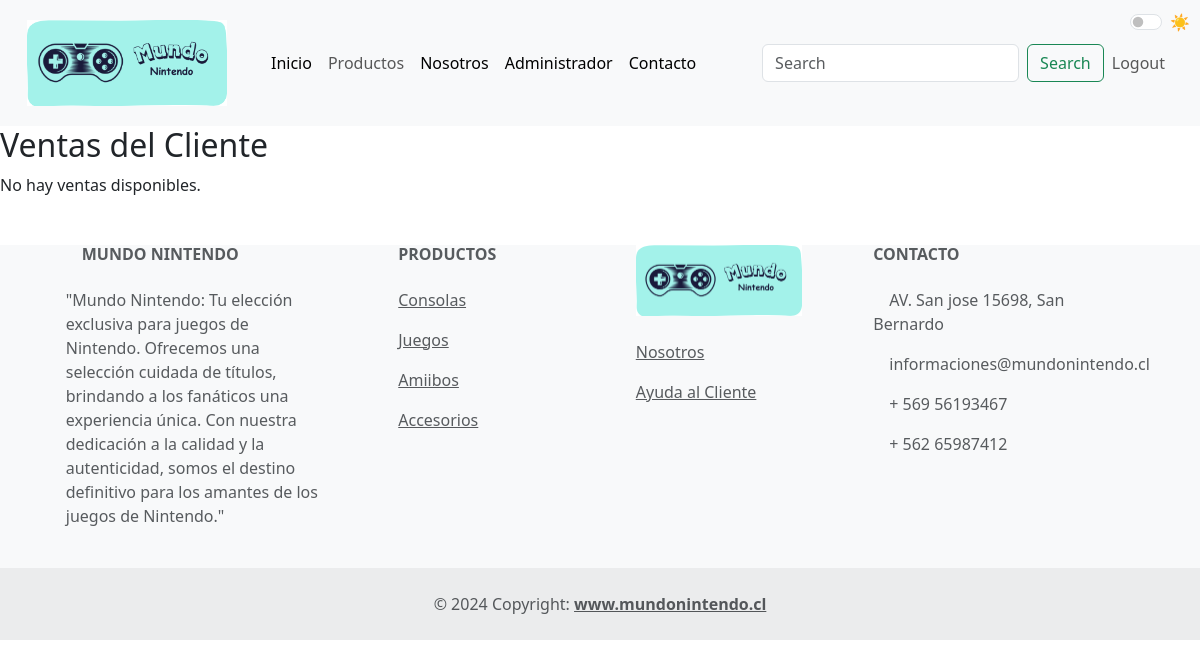
Page /accounts/ventas/ (signed in) on the earlier database version.
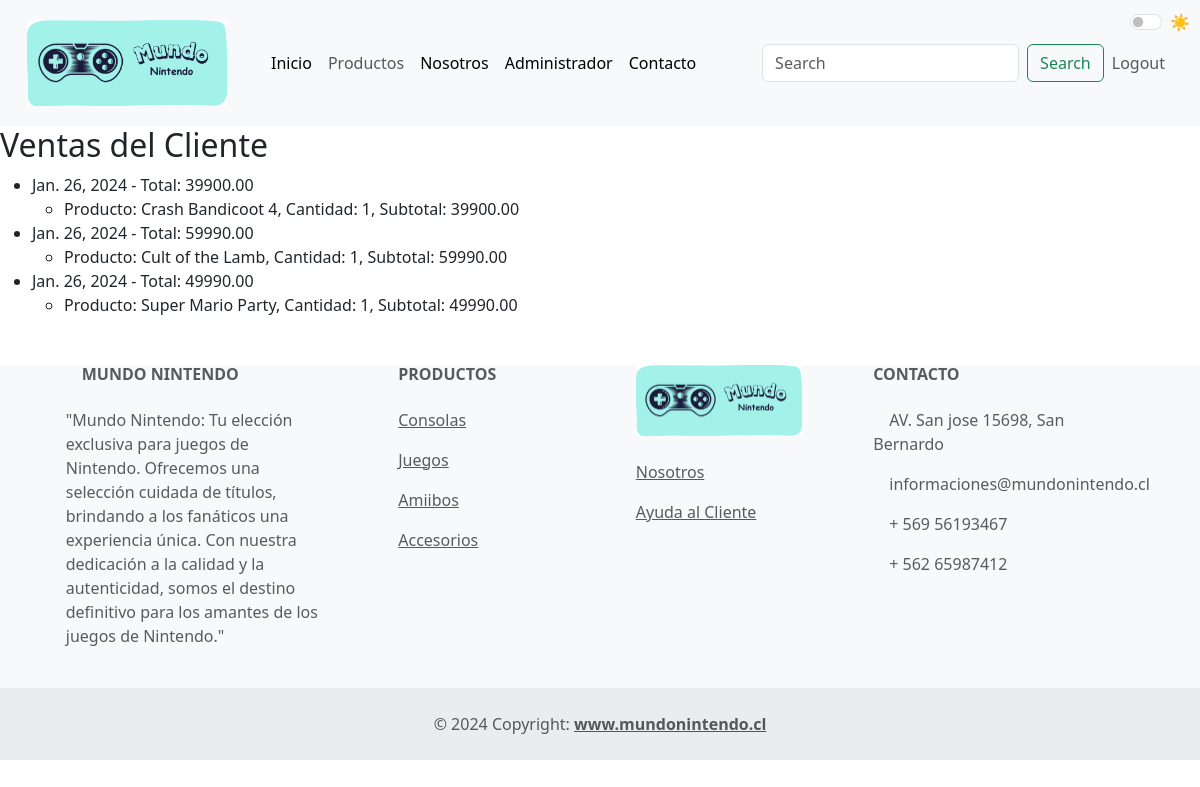
Same page on the later database version.
### app/models.py (models this page shows, shortened)
class Venta(models.Model):
    usuario = models.ForeignKey(CustomUser, on_delete=models.CASCADE)
    fecha_venta = models.DateField(auto_now_add=True)
    total_venta = models.DecimalField(max_digits=10, decimal_places=2, default=0)

class DetalleVenta(models.Model):
    venta = models.ForeignKey(Venta, related_name='detalles', on_delete=models.CASCADE)
    producto = models.ForeignKey(Producto, on_delete=models.CASCADE)
    cantidad = models.PositiveIntegerField(default=1)
    subtotal = models.DecimalField(max_digits=10, decimal_places=2, default=0)

class Producto(models.Model):
    nombre = models.CharField(max_length=100)
    proveedor = models.CharField(max_length=100)
    valor = models.DecimalField(max_digits=10, decimal_places=2)
    foto = models.ImageField(upload_to='productos/', null=True, blank=True)
    cantidad = models.PositiveIntegerField(default=0)

### app/views.py (the view)
# urls.py: path('ventas/', lista_ventas_cliente, name='lista_ventas_cliente'),
@login_required
def lista_ventas_cliente(request):
    ventas_cliente = Venta.objects.filter(usuario=request.user)
    return render(request, 'carrito.html', {'ventas_cliente': ventas_cliente})

### app/templates/carrito.html (shortened to what this page needs)
<!doctype html>
<html lang="en">
<head>
  {% load static %}
  <link href="https://cdn.jsdelivr.net/npm/bootstrap@5.3.0-alpha1/dist/css/bootstrap.min.css" rel="stylesheet"
>
  <link rel="stylesheet" href="{% static 'css/reloj.css' %}">
  <link rel="stylesheet" href="{% static 'css/cambio_color.css' %}">
</head>
<body>
  <nav class="navbar navbar-expand-lg bg-body-tertiary">
    <div class="container-fluid">
      <a class="navbar-brand" href="{% url 'listar_productos' %}"><img src="{% static 'img/Mundo nintendo (2).png' %}" alt=""
          style="width: 200px; height: auto;"></a>
      <div class="collapse navbar-collapse" id="navbarSupportedContent">
        <ul class="navbar-nav me-auto mb-2 mb-lg-0">
          <li class="nav-item">
            <a class="nav-link active" aria-current="page" href="{% url 'listar_productos' %}">Inicio</a>
          </li>
          <li class="nav-item">
            <a class="nav-link" aria-current="page" href="{% url 'catalogo' %}">Productos</a>
          </li>
          <li class="nav-item">
            <a class="nav-link active" aria-current="page" href="#ancla-nosotros">Nosotros</a>
          </li>
          {% if user.is_authenticated and user.is_staff %}
          <li class="nav-item">
              <a class="nav-link active" aria-current="page" href="{% url 'crear_producto' %}">Administrador</a>
          </li>
          {% endif %}
          <li class="nav-item">
            <a class="nav-link active" aria-current="page" href="contacto.html">Contacto</a>
          </li>
          <div class="form-check form-switch" style="position: absolute; top: 10px; right: 10px;">
            <input class="form-check-input" type="checkbox" id="modoOscuroSwitch">
            <label class="form-check-label" for="modoOscuroSwitch">
              <span class="sol">☀️</span>
            </label>
          </div>
        </ul>
        <form class="d-flex" role="search">
          <input class="form-control me-2" type="search" placeholder="Search" aria-label="Search">
          <button class="btn btn-outline-success" type="submit">Search</button>
        </form>
        <ul class="navbar-nav">
          {% if user.is_authenticated %}
              <li class="nav-item">
                  <a class="nav-link" href="{% url 'logout' %}">Logout</a>
              </li>
          {% endif %}
      </ul>
      </div>
    </div>
  </nav>
  {% block content %}
  <h2>Ventas del Cliente</h2>
  {% if ventas_cliente %}
    <ul>
      {% for venta in ventas_cliente %}
        <li>
          {{ venta.fecha_venta }} - Total: {{ venta.total_venta }}
          <ul>
            {% for detalle in venta.detalles.all %}
              <li>
                Producto: {{ detalle.producto.nombre }},
                Cantidad: {{ detalle.cantidad }},
                Subtotal: {{ detalle.subtotal }}
              </li>
            {% endfor %}
          </ul>
        </li>
      {% endfor %}
    </ul>
  {% else %}
    <p>No hay ventas disponibles.</p>
  {% endif %}
{% endblock %}
</body>
<footer class="text-center text-lg-start bg-body-tertiary text-muted">
  <section class="">
    <div class="container text-center text-md-start mt-5">
      <div class="row mt-3">
        <div class="col-md-3 col-lg-4 col-xl-3 mx-auto mb-4">
          <h6 class="text-uppercase fw-bold mb-4">
            Mundo Nintendo
          </h6>
          <p>
            "Mundo Nintendo: Tu elección exclusiva para juegos de Nintendo. Ofrecemos una selección cuidada
            de títulos, brindando a los fanáticos una experiencia única. Con nuestra dedicación a la calidad y
            la autenticidad, somos el destino definitivo para los amantes de los juegos de Nintendo."
          </p>
        </div>
        <div class="col-md-2 col-lg-2 col-xl-2 mx-auto mb-4">
          <h6 class="text-uppercase fw-bold mb-4">
            Productos
          </h6>
          <p>
            <a href="#!" class="text-reset">Consolas</a>
          </p>
          <p>
            <a href="#!" class="text-reset">Juegos</a>
          </p>
          <p>
            <a href="#!" class="text-reset">Amiibos</a>
          </p>
          <p>
            <a href="#!" class="text-reset">Accesorios</a>
          </p>
        </div>
        <div class="col-md-3 col-lg-2 col-xl-2 mx-auto mb-4">
          <img src="{% static 'img/Mundo nintendo (2).png' %}" class="d-block w-100" alt="..."><br>
          <p>
            <a href="#!" class="text-reset">Nosotros</a>
          </p>
          <p>
            <a href="#!" class="text-reset">Ayuda al Cliente</a>
          </p>
        </div>
        <div class="col-md-4 col-lg-3 col-xl-3 mx-auto mb-md-0 mb-4">
          <h6 class="text-uppercase fw-bold mb-4">Contacto</h6>
          <p> AV. San jose 15698, San Bernardo</p>
          <p>
            informaciones@mundonintendo.cl
          </p>
          <p> + 569 56193467</p>
          <p> + 562 65987412</p>
        </div>
      </div>
    </div>
  </section>
  <div class="text-center p-4" style="background-color: rgba(0, 0, 0, 0.05);">
    © 2024 Copyright:
    <a class="text-reset fw-bold" href="https://mdbootstrap.com/">www.mundonintendo.cl</a>
  </div>
</footer>
</html>

### app/static/css/reloj.css (style rules this page uses)
.navbar { background-color: #333; padding: 15px; }
.navbar-brand { color: white; }

### app/static/css/cambio_color.css (style rules this page uses)
body { transition: background-color 0.3s ease, color 0.3s ease; }
.navbar-brand, .navbar-nav .nav-link { transition: color 0.3s ease; }
#modoOscuroSwitch:checked + label .luna, #modoOscuroSwitch:not(:checked) + label .sol { display: none; }
#modoOscuroSwitch:checked + label .luna, #modoOscuroSwitch:not(:checked) + label .sol { display: inline; }

Differences in the rows shown:
added Venta: fecha_venta "Jan. 26, 2024", total_venta "39900.00"
added DetalleVenta: producto.nombre "Crash Bandicoot 4", cantidad "1", subtotal "39900.00", shown under "Jan. 26, 2024"
added Venta: fecha_venta "Jan. 26, 2024", total_venta "59990.00"
added DetalleVenta: producto.nombre "Cult of the Lamb", cantidad "1", subtotal "59990.00", shown under "Jan. 26, 2024"
added Venta: fecha_venta "Jan. 26, 2024", total_venta "49990.00"
added DetalleVenta: producto.nombre "Super Mario Party", cantidad "1", subtotal "49990.00", shown under "Jan. 26, 2024"
Other differences:
text no longer shown: "No hay ventas disponibles."
